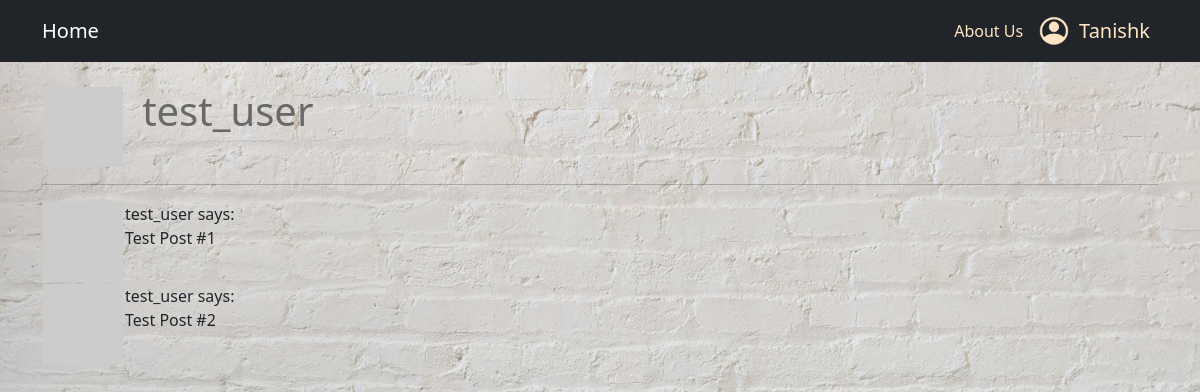
Screenshot of /user/test_user (signed in) with the database file from the repository.
### app/models.py (models this page shows, shortened)
class User(UserMixin, db.Model):
    id: so.Mapped[int] = so.mapped_column(
        primary_key=True
    )
    username: so.Mapped[str] = so.mapped_column(
        sa.String(64),
        index=True,
        unique=True
    )
    email: so.Mapped[str] = so.mapped_column(
        sa.String(120),
        index=True,
        unique=True
    )
    password_hash: so.Mapped[Optional[str]] = so.mapped_column(
        sa.String(256)
    )
    about_me: so.Mapped[Optional[str]] = so.mapped_column(
        sa.String(140)
    )
    last_seen: so.Mapped[Optional[datetime]] = so.mapped_column(
        default=lambda: datetime.now(timezone.utc)
    )
    posts: so.WriteOnlyMapped['Post'] = so.relationship(
        back_populates='author'
    )
    def avatar(self, size):
        digest = md5(self.email.lower().encode('utf-8')).hexdigest()
        return f"https://www.gravatar.com/avatar/{digest}?d=identicon&s={size}"

### app/routes.py (the view)
@app.route("/user/<username>")
@login_required
def user(username):
    user = db.first_or_404(sa.select(User).where(User.username == username))
    posts = [
        {'author': user, 'body': "Test Post #1"},
        {'author': user, 'body': "Test Post #2"}
    ]
    return render_template('user.html', user=user, posts=posts)

### app/models.py (called while the page is built)
@login.user_loader
def load_user(id):
    return db.session.get(User, int(id))

### app/routes.py (called while the page is built)
@app.before_request
def before_request():
    if current_user.is_authenticated:
        current_user.last_seen = datetime.now(timezone.utc)
        db.session.commit()

### app/templates/user.html (shortened to what this page needs)
{% extends "base.html" %}
{% block content %}
    <link rel="stylesheet" href="{{url_for('static', filename='user.css')}}">
    <div class="container">
        <br>
        <table>
            <tr valign="top">
                <td><img src="{{ user.avatar(128) }}"></td>
                <td>
                    <div class="Table">
                    <h1 class="Heading">{{ user.username }}</h1>
                    </div>
                </td>
            </tr>
        </table>
        <hr>
        {% for post in posts %}
            {% include '_post.html' %}
        {% endfor %}
    </div>
{% endblock %}

### app/templates/base.html (shortened to what this page needs)
<!doctype html>
<html>
    <head>
        <link rel="stylesheet" href="https://cdn.jsdelivr.net/npm/bootstrap@5.3.2/dist/css/bootstrap.min.css">
        <link rel="stylesheet" href="{{ url_for('static', filename='base.css') }}">
    </head>
    <body>
        <nav class="navbar navbar-expand-lg navbar-dark bg-dark">
            <div class="container">
                <a class="navbar-brand" href="{{ url_for('index') }}">Home</a>
                <div class="collapse navbar-collapse" id="navbarNav">
                    <ul class="navbar-nav ms-auto">
                        <li class="nav-item">
                        <a class="nav-link" href="{{ url_for('about_us') }}">About Us</a>
                        </li>
                        <li class="nav-item dropdown">
                            <a class="nav-link dropdown-toggle" href="#" id="navbarDropdown" role="button" data-bs-toggle="dropdown" aria-expanded="false">
                                {% if not current_user.is_anonymous %}
                                <div class="User_Area">
                                    <img src="{{ url_for('static', filename='assets/user_icon.png') }}" class="User_Icon"></img>
                                    <p class="User_Name">{{ current_user.username }}</p>
                                </div>
                                {% endif %}
                            </a>
                        </li>
                    </ul>
                </div>
            </div>
        </nav>
        {% block content %}{% endblock %}
    </body>
</html>

### app/templates/_post.html
<table>
    <tr valign="top">
        <td><img src="{{ post.author.avatar(36) }}"></td>
        <td>{{ post.author.username }} says:<br>{{ post.body }}</td>
    </tr>
</table>

### app/static/base.css (style rules this page uses)
.User_Icon { width: 30px; height: 30px; margin-right: 10px; }
.User_Name { color: bisque; font-size: 20px; margin-bottom: 0%; }
.User_Area { display: flex; align-items: center; }
.nav-link.dropdown-toggle::after { display: none; }
.nav-item { align-self: center; }
.nav-link { align-self: center; color: bisque; }

### app/static/user.css (style rules this page uses)
body { background-image: url("assets/user_background.jpg"); background-size: cover; background-position: top; background-repeat: repeat-y; }
.Table { align-self: center; padding-left: 10%; }
.Heading { color: dimgray; }

### rows the page displays
User: username "Tanishk"
User: username "test_user", author.username "test_user" "test_user"

### other values shown
{{ post.body }} "Test Post #1" "Test Post #2"
